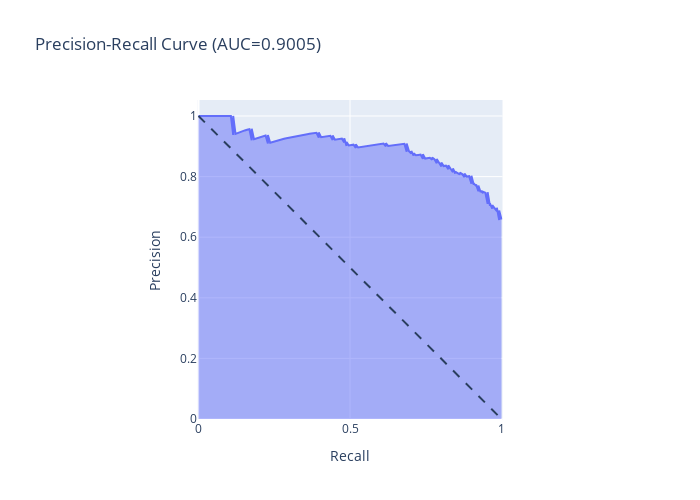

The cell this chart's notebook holds for it:
### Code cell
from sklearn.metrics import precision_recall_curve, auc

final_rfm.fit(X_train, y_train)
y_score = final_rfm.predict_proba(X_test)

precision, recall, thresholds = precision_recall_curve(y_test, y_score[:,1])

fig = px.area(
    x=recall, y=precision,
    title=f'Precision-Recall Curve (AUC={auc(fpr, tpr):.4f})',
    labels=dict(x='Recall', y='Precision'),
    width=700, height=500
)
fig.add_shape(
    type='line', line=dict(dash='dash'),
    x0=0, x1=1, y0=1, y1=0
)
fig.update_yaxes(scaleanchor="x", scaleratio=1)
fig.update_xaxes(constrain='domain')

fig.show()

### Figure 1 — Plotly figure (JSON) as saved in the notebook; plotly's stock layout.template omitted (floating-point values rounded to 4 significant figures; data arrays with more than 128 entries replaced by an {"elided": "..."} marker saying what was removed)
{"data": [{"hovertemplate": "Recall=%{x}<br>Precision=%{y}<extra></extra>", "legendgroup": "", "line": {"color": "#636efa"}, "mode": "lines", "name": "", "orientation": "v", "showlegend": false, "stackgroup": "1", "type": "scatter", "x": {"elided": "200 float values"}, "xaxis": "x", "y": {"elided": "200 float values"}, "yaxis": "y"}], "layout": {"height": 500, "legend": {"tracegroupgap": 0}, "shapes": [{"line": {"dash": "dash"}, "type": "line", "x0": 0, "x1": 1, "y0": 1, "y1": 0}], "title": {"text": "Precision-Recall Curve (AUC=0.9005)"}, "width": 700, "xaxis": {"anchor": "y", "constrain": "domain", "domain": [0, 1], "title": {"text": "Recall"}}, "yaxis": {"anchor": "x", "domain": [0, 1], "scaleanchor": "x", "scaleratio": 1, "title": {"text": "Precision"}}}}
